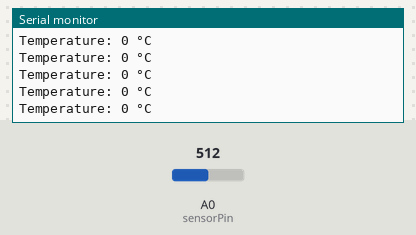
A sketch run on a simulated Arduino Uno, built with avr-gcc and run on an emulated ATmega328P. Parts: the last lines printed to the serial monitor. The inputs (shaded band) are chosen by the test bench; at power-on: A0 (sensorPin) = 512.

Above: at 1.2 s.
1.3 s: A0 (sensorPin) set to 609
At 2.4 s:
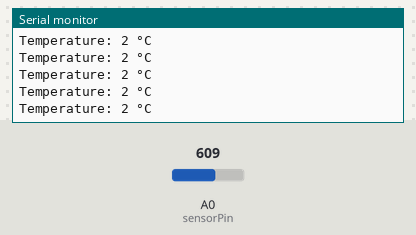
4.3 s: A0 (sensorPin) set to 623
At 5.1 s:
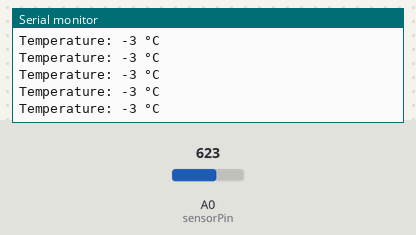
Timing chart, 0 to 7.3 s (numbered marks = the images above; inputs shaded):
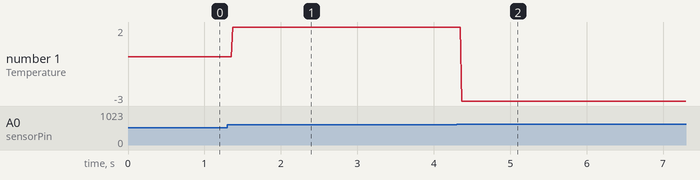

Measured:
- after the input at 1.3 s, the serial monitor: prints a new line after 0.07 s (image 1)
- after the input at 4.3 s, the serial monitor: prints a new line after 0.07 s (image 2)
- plotted number 1: 0 → 2 after the input at 1.3 s, 2 → -3 after the input at 4.3 s

The sketch:

lm35_nodemcu.ino
```cpp
const int sensorPin = A0;
int value, voltageOut, celcius;

void setup()
{
  Serial.begin(9600);
}

void loop()
{
  value = analogRead(sensorPin);
  voltageOut = (value * 5000) / 1024;
  celcius = voltageOut / 10;

  Serial.print("Temperature: ");
  Serial.print(celcius);
  Serial.println(" °C");
}
```
